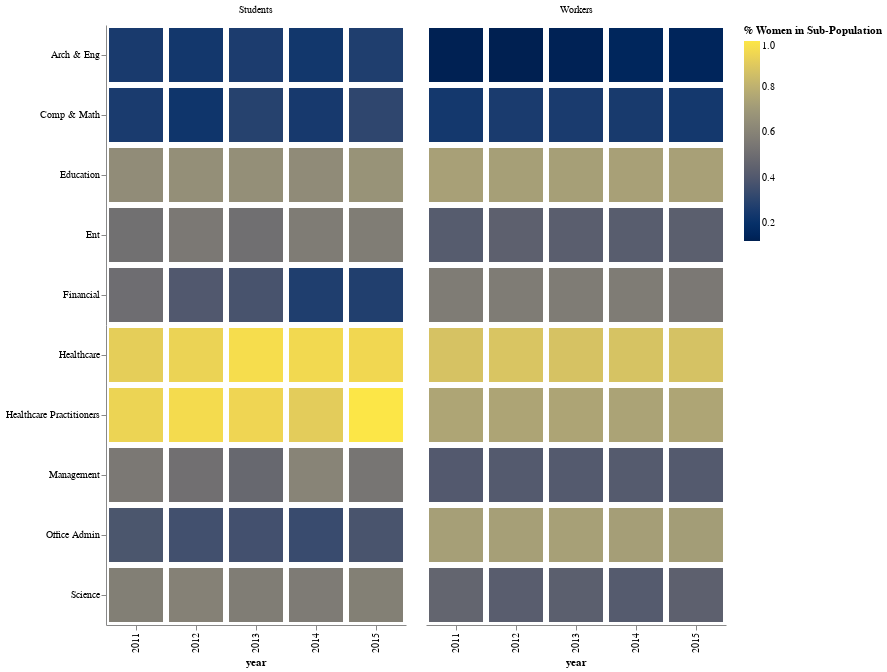

Notebook code for this chart:
### Markdown cell above
# Create Revised Heat Map

### Code cell
heatmap = alt.Chart(rev_heatmap_df).mark_bar(size=20).encode(
        x=alt.X('year:O'),
        y=alt.Y('l1_short_name:N', axis=alt.Axis(tickCount=5, title='')),
        color=alt.Color('% Women in Sub-Population:Q',scale=alt.Scale(scheme='cividis'))
        ).properties(width=300, height=600
        ).facet(column=alt.Column('Employment Classification:N',title="")).configure_view(strokeWidth=0
        )


heatmap
